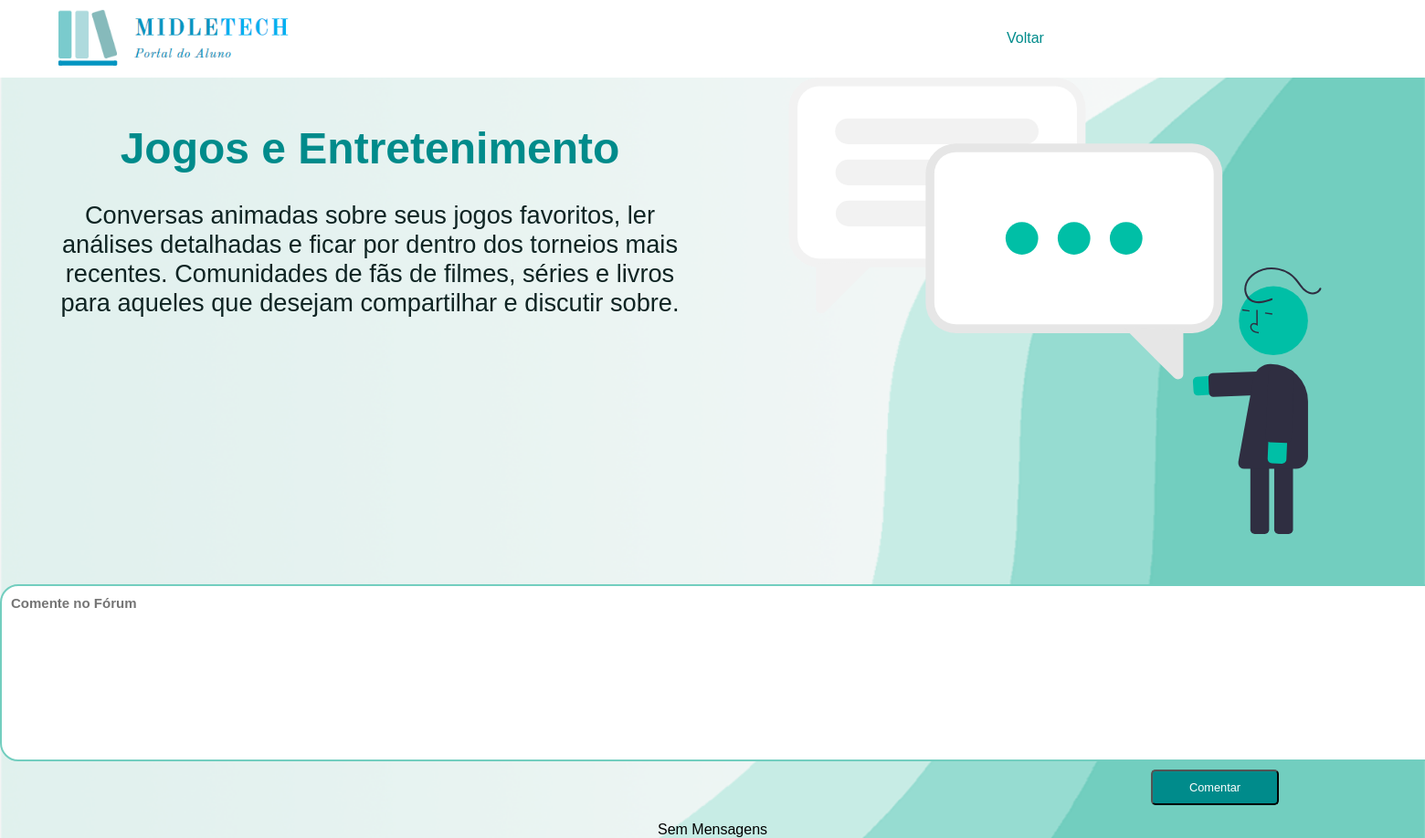
The app's page /forum/index.php?forumid=13 with its own data.
### tables this page shows
CREATE TABLE `foruns` (
  `idforum` int(11) NOT NULL,
  `titulo` text NOT NULL,
  `descricao` text NOT NULL,
  `categoria` text NOT NULL,
  `proprietario` int(11) NOT NULL
);

### forum/index.php (the view, shortened to what this page needs)
<?php
$dbh = conexao::getConexao();
$forumid = $_GET['forumid'];
$query = "SELECT * FROM midletech.foruns where idforum = '$forumid';";
$statement = $dbh->query($query);
?>
<!DOCTYPE html>
<html lang="pt-br">
<head>
    <link rel="stylesheet" href="../assets/css/boot.css">
    <link rel="stylesheet" href="../assets/css/login.css">
    <link rel="stylesheet" href="../assets/css/style.css">
    <link rel="stylesheet" href="../assets/css/forum.css">
    <link rel="stylesheet" href="../assets/css/elipse.css">
</head>
<body>
    <header class="header_menu">
        <div class="div_menu">
            <a href="../index.php" class="logo"><img src="../assets/img/logo.png" alt="logo" class="logo_img"></a>
            <nav class="nav_menu">
                <ul>
                    <li><a href="../material/foruns.php">Voltar</a></li>
                </ul>
            </nav>
        </div>
    </header>
    <div class="formato_capa">
        <div class="capa">
            <?php ($row = $statement->fetch()) ?>
            <div class="box2">
                <h1>
                    <?php echo $row['1']; ?>
                </h1>
                <p>
                    <?php echo $row['2']; ?>
                </p>
            </div>
            <div class="box">
                <div class="box_content">
                    <img src="../assets/img/forum_content.svg" alt="capa" width="750" height="500">
                </div>
            </div>
        </div>
    </div>
    <div class="main_opc">
        <section class="main_material">
            <div class="main_forum_content">
                <div class="comentario">
                    <form action="forumcontrole.php" method="post">
                        <textarea name="mensagem" id="" cols="170" rows="10" placeholder="Comente no Fórum"></textarea>
                        <button class="category_comment" value="submit">Comentar</button>
                    </form>
                    <br>
                </div>
                <?php
                $query1 = "SELECT * FROM midletech.foruns_msg where idforum = '$forumid';";
                $statement1 = $dbh->query($query1);
                $forum1 = $statement1->rowCount();
                if ($forum1 == "0"):
                    ?>
                    <p>Sem Mensagens</p>
                <?php endif; ?>
            </div>
        </section>
    </div>
</body>
</html>

### assets/css/boot.css (style rules this page uses)
* { padding: 0; margin: 0; box-sizing: border-box; text-decoration: none; font-size: 1rem; font-family: 'Ubuntu', sans-serif; }

### assets/css/style.css (style rules this page uses)
.header_menu { width: 100%; background-color: #fff; background-attachment: fixed; }
.header_menu .div_menu { width: 100%; display: flex; justify-content: space-between; }
.header_menu .div_menu .nav_menu { display: flex; flex-basis: 30%; }
.logo_img { flex-basis: 330px; padding: 0 15px; width: 290px; }
.header_menu .div_menu .logo { flex-basis: auto; padding: 0 25px; margin: 10px 20px; display: flex; justify-content: space-between; }
.nav_menu ul { display: flex; justify-content: space-between; }
.header_menu .div_menu .nav_menu ul { display: flex; align-items: stretch; }
.header_menu .div_menu .nav_menu ul li { list-style: none; align-items: stretch; display: flex; }
.header_menu .div_menu .nav_menu ul li a { padding: 0 10px; display: flex; align-items: center; height: 100%; color: darkcyan; }
.formato_capa { display: flex; max-width: 1500px; margin: 0 auto; }
.capa { display: flex; justify-content: space-between; max-width: 1500px; }
.box { margin: 0 auto; text-align: center; display: flex; flex-basis: 180%; margin-bottom: 50px; }
.box_content { max-width: 1300px; margin: 0 auto; display: flex; flex-wrap: wrap; }
.formato_capa .capa .box2 h1 { font-family: 'Gill Sans', 'Gill Sans MT', Calibri, 'Trebuchet MS', sans-serif; font-size: 3em; color: darkcyan; font-weight: 700; text-align: center; margin-top: 50px; }
.formato_capa .capa .box2 p { font-size: 1.700em; color: #0f2423; font-weight: 400; text-align: center; margin: 30px 20px; }
* { padding: 0; margin: 0; box-sizing: border-box; text-decoration: none; font-size: 1rem; font-family: 'Ubuntu', sans-serif; }
body { background-size: cover; background-image: url("../img/bg06.png"); color: black; background-repeat: no-repeat; width: 100%; }

### assets/css/forum.css (style rules this page uses)
body { background-color: #f4f4f4; margin: 0; padding: 0; align-items: center; justify-content: center; height: 100vh; }
.main_material { width: 100%; margin: 0 auto; }
.main_forum_content { text-align: center; display: contents ; flex-wrap: wrap; }
.comentario textarea { border-radius: 20px; border: 2px solid #72cebf; font-size: 15px; font-weight: 700; margin: 5px 0; padding: 10px; }
.category_comment { background-color: darkcyan; color: #fff; font-size: 0.8em; padding: 10px 40px; border-radius: 5px; -moz-border-radius: 5px; -webkit-border-radius: 5px; max-width: 150px; margin-left: 1100px; }

### records on screen
foruns: titulo "Jogos e Entretenimento", descricao "Conversas animadas sobre seus jogos favoritos, ler análises detalhadas e ficar por dentro dos torneios mais recentes. Comunidades de fãs de filmes, séries e livros para aqueles que desejam compartilhar e discutir sobre."
